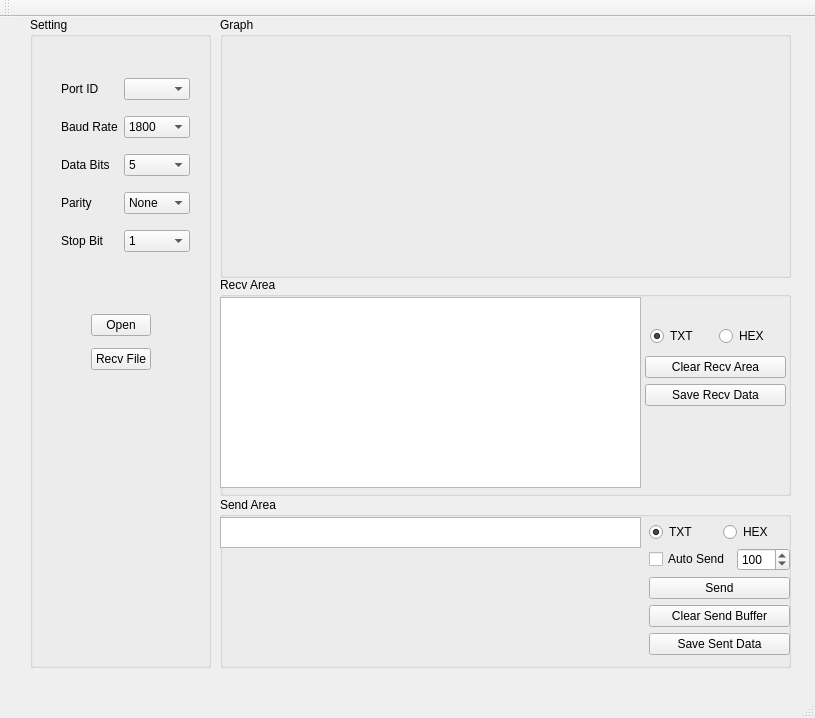
<?xml version="1.0" encoding="UTF-8"?>
<ui version="4.0">
 <class>MainWindow</class>
 <widget class="QMainWindow" name="MainWindow">
  <property name="geometry">
   <rect>
    <x>0</x>
    <y>0</y>
    <width>815</width>
    <height>718</height>
   </rect>
  </property>
  <property name="windowTitle">
   <string>MainWindow</string>
  </property>
  <widget class="QWidget" name="centralWidget">
   <widget class="QGroupBox" name="groupBox">
    <property name="geometry">
     <rect>
      <x>220</x>
      <y>480</y>
      <width>571</width>
      <height>171</height>
     </rect>
    </property>
    <property name="title">
     <string>Send Area</string>
    </property>
    <widget class="QTextEdit" name="sendText">
     <property name="geometry">
      <rect>
       <x>0</x>
       <y>20</y>
       <width>421</width>
       <height>31</height>
      </rect>
     </property>
    </widget>
    <widget class="QWidget" name="layoutWidget">
     <property name="geometry">
      <rect>
       <x>424</x>
       <y>20</y>
       <width>151</width>
       <height>145</height>
      </rect>
     </property>
     <layout class="QVBoxLayout" name="verticalLayout_3" stretch="1,1,1">
      <property name="leftMargin">
       <number>5</number>
      </property>
      <property name="topMargin">
       <number>5</number>
      </property>
      <property name="rightMargin">
       <number>5</number>
      </property>
      <property name="bottomMargin">
       <number>5</number>
      </property>
      <item>
       <layout class="QHBoxLayout" name="horizontalLayout">
        <item>
         <widget class="QRadioButton" name="sendTextMode">
          <property name="text">
           <string>TXT</string>
          </property>
          <property name="checked">
           <bool>true</bool>
          </property>
         </widget>
        </item>
        <item>
         <widget class="QRadioButton" name="sendHexMode">
          <property name="text">
           <string>HEX</string>
          </property>
          <property name="checked">
           <bool>false</bool>
          </property>
         </widget>
        </item>
       </layout>
      </item>
      <item>
       <layout class="QHBoxLayout" name="horizontalLayout_2">
        <item>
         <widget class="QCheckBox" name="zidong">
          <property name="text">
           <string>Auto Send</string>
          </property>
         </widget>
        </item>
        <item>
         <widget class="QSpinBox" name="time">
          <property name="maximum">
           <number>999</number>
          </property>
          <property name="value">
           <number>100</number>
          </property>
         </widget>
        </item>
       </layout>
      </item>
      <item>
       <layout class="QVBoxLayout" name="verticalLayout_2">
        <item>
         <widget class="QPushButton" name="sendBtn">
          <property name="text">
           <string>Send</string>
          </property>
         </widget>
        </item>
        <item>
         <widget class="QPushButton" name="sendCleanBtn">
          <property name="text">
           <string>Clear Send Buffer</string>
          </property>
         </widget>
        </item>
        <item>
         <widget class="QPushButton" name="saveSendBtn">
          <property name="text">
           <string>Save Sent Data</string>
          </property>
         </widget>
        </item>
       </layout>
      </item>
     </layout>
    </widget>
   </widget>
   <widget class="QGroupBox" name="groupBox_3">
    <property name="geometry">
     <rect>
      <x>30</x>
      <y>0</y>
      <width>181</width>
      <height>651</height>
     </rect>
    </property>
    <property name="title">
     <string>Setting</string>
    </property>
    <widget class="QWidget" name="layoutWidget">
     <property name="geometry">
      <rect>
       <x>20</x>
       <y>40</y>
       <width>151</width>
       <height>221</height>
      </rect>
     </property>
     <layout class="QGridLayout" name="gridLayout" columnstretch="0,0" columnminimumwidth="0,0">
      <item row="0" column="0">
       <widget class="QLabel" name="label">
        <property name="text">
         <string>Port ID</string>
        </property>
       </widget>
      </item>
      <item row="0" column="1">
       <widget class="QComboBox" name="chuankou"/>
      </item>
      <item row="1" column="0">
       <widget class="QLabel" name="label_2">
        <property name="text">
         <string>Baud Rate</string>
        </property>
       </widget>
      </item>
      <item row="1" column="1">
       <widget class="QComboBox" name="botelv">
        <property name="currentText">
         <string>1800</string>
        </property>
        <item>
         <property name="text">
          <string>1800</string>
         </property>
        </item>
        <item>
         <property name="text">
          <string>2400</string>
         </property>
        </item>
        <item>
         <property name="text">
          <string>4800</string>
         </property>
        </item>
        <item>
         <property name="text">
          <string>9600</string>
         </property>
        </item>
        <item>
         <property name="text">
          <string>19200</string>
         </property>
        </item>
        <item>
         <property name="text">
          <string>38400</string>
         </property>
        </item>
        <item>
         <property name="text">
          <string>57600</string>
         </property>
        </item>
        <item>
         <property name="text">
          <string>115200</string>
         </property>
        </item>
       </widget>
      </item>
      <item row="2" column="0">
       <widget class="QLabel" name="label_3">
        <property name="text">
         <string>Data Bits</string>
        </property>
       </widget>
      </item>
      <item row="2" column="1">
       <widget class="QComboBox" name="shujuwei">
        <property name="currentText">
         <string>5</string>
        </property>
        <item>
         <property name="text">
          <string>5</string>
         </property>
        </item>
        <item>
         <property name="text">
          <string>6</string>
         </property>
        </item>
        <item>
         <property name="text">
          <string>7</string>
         </property>
        </item>
        <item>
         <property name="text">
          <string>8</string>
         </property>
        </item>
       </widget>
      </item>
      <item row="3" column="0">
       <widget class="QLabel" name="label_4">
        <property name="text">
         <string>Parity</string>
        </property>
       </widget>
      </item>
      <item row="3" column="1">
       <widget class="QComboBox" name="jiaoyanwei">
        <item>
         <property name="text">
          <string>None</string>
         </property>
        </item>
        <item>
         <property name="text">
          <string>Even</string>
         </property>
        </item>
        <item>
         <property name="text">
          <string>Odd</string>
         </property>
        </item>
        <item>
         <property name="text">
          <string>Space</string>
         </property>
        </item>
        <item>
         <property name="text">
          <string>Others</string>
         </property>
        </item>
       </widget>
      </item>
      <item row="4" column="0">
       <widget class="QLabel" name="label_5">
        <property name="text">
         <string>Stop Bit</string>
        </property>
       </widget>
      </item>
      <item row="4" column="1">
       <widget class="QComboBox" name="tingzhiwei">
        <item>
         <property name="text">
          <string>1</string>
         </property>
        </item>
        <item>
         <property name="text">
          <string>1.5</string>
         </property>
        </item>
        <item>
         <property name="text">
          <string>2</string>
         </property>
        </item>
       </widget>
      </item>
     </layout>
    </widget>
    <widget class="QWidget" name="layoutWidget">
     <property name="geometry">
      <rect>
       <x>50</x>
       <y>280</y>
       <width>82</width>
       <height>91</height>
      </rect>
     </property>
     <layout class="QVBoxLayout" name="verticalLayout" stretch="0,0">
      <item>
       <widget class="QPushButton" name="openBtn">
        <property name="text">
         <string>Open</string>
        </property>
       </widget>
      </item>
      <item>
       <widget class="QPushButton" name="fileBtn">
        <property name="text">
         <string>Recv File</string>
        </property>
       </widget>
      </item>
     </layout>
    </widget>
   </widget>
   <widget class="QGroupBox" name="groupBox_4">
    <property name="geometry">
     <rect>
      <x>220</x>
      <y>0</y>
      <width>571</width>
      <height>261</height>
     </rect>
    </property>
    <property name="title">
     <string>Graph</string>
    </property>
    <widget class="QWidget" name="horizontalLayoutWidget">
     <property name="geometry">
      <rect>
       <x>0</x>
       <y>20</y>
       <width>571</width>
       <height>231</height>
      </rect>
     </property>
     <layout class="QHBoxLayout" name="widgetWaveForm"/>
    </widget>
   </widget>
   <widget class="QGroupBox" name="groupBox_2">
    <property name="geometry">
     <rect>
      <x>220</x>
      <y>260</y>
      <width>571</width>
      <height>219</height>
     </rect>
    </property>
    <property name="title">
     <string>Recv Area</string>
    </property>
    <widget class="QTextEdit" name="receiveText">
     <property name="geometry">
      <rect>
       <x>0</x>
       <y>20</y>
       <width>421</width>
       <height>191</height>
      </rect>
     </property>
     <property name="html">
      <string>&lt;!DOCTYPE HTML PUBLIC &quot;-//W3C//DTD HTML 4.0//EN&quot; &quot;http://www.w3.org/TR/REC-html40/strict.dtd&quot;&gt;
&lt;html&gt;&lt;head&gt;&lt;meta name=&quot;qrichtext&quot; content=&quot;1&quot; /&gt;&lt;style type=&quot;text/css&quot;&gt;
p, li { white-space: pre-wrap; }
&lt;/style&gt;&lt;/head&gt;&lt;body style=&quot; font-family:'SimSun'; font-size:9pt; font-weight:400; font-style:normal;&quot;&gt;
&lt;p style=&quot;-qt-paragraph-type:empty; margin-top:0px; margin-bottom:0px; margin-left:0px; margin-right:0px; -qt-block-indent:0; text-indent:0px;&quot;&gt;&lt;br /&gt;&lt;/p&gt;&lt;/body&gt;&lt;/html&gt;</string>
     </property>
    </widget>
    <widget class="QWidget" name="layoutWidget">
     <property name="geometry">
      <rect>
       <x>420</x>
       <y>40</y>
       <width>151</width>
       <height>94</height>
      </rect>
     </property>
     <layout class="QVBoxLayout" name="verticalLayout_4">
      <property name="leftMargin">
       <number>5</number>
      </property>
      <property name="topMargin">
       <number>5</number>
      </property>
      <property name="rightMargin">
       <number>5</number>
      </property>
      <property name="bottomMargin">
       <number>5</number>
      </property>
      <item>
       <layout class="QHBoxLayout" name="horizontalLayout_3">
        <property name="leftMargin">
         <number>5</number>
        </property>
        <property name="topMargin">
         <number>5</number>
        </property>
        <property name="rightMargin">
         <number>5</number>
        </property>
        <property name="bottomMargin">
         <number>5</number>
        </property>
        <item>
         <widget class="QRadioButton" name="recTextMode">
          <property name="text">
           <string>TXT</string>
          </property>
          <property name="checked">
           <bool>true</bool>
          </property>
         </widget>
        </item>
        <item>
         <widget class="QRadioButton" name="recHexMode">
          <property name="text">
           <string>HEX</string>
          </property>
         </widget>
        </item>
       </layout>
      </item>
      <item>
       <widget class="QPushButton" name="receiveCleanBtn">
        <property name="text">
         <string>Clear Recv Area</string>
        </property>
       </widget>
      </item>
      <item>
       <widget class="QPushButton" name="saveReceiveBtn">
        <property name="text">
         <string>Save Recv Data</string>
        </property>
       </widget>
      </item>
     </layout>
    </widget>
   </widget>
  </widget>
  <widget class="QMenuBar" name="menuBar">
   <property name="geometry">
    <rect>
     <x>0</x>
     <y>0</y>
     <width>815</width>
     <height>22</height>
    </rect>
   </property>
  </widget>
  <widget class="QToolBar" name="mainToolBar">
   <attribute name="toolBarArea">
    <enum>TopToolBarArea</enum>
   </attribute>
   <attribute name="toolBarBreak">
    <bool>false</bool>
   </attribute>
  </widget>
  <widget class="QStatusBar" name="statusBar"/>
 </widget>
 <layoutdefault spacing="6" margin="11"/>
 <resources/>
 <connections/>
</ui>
